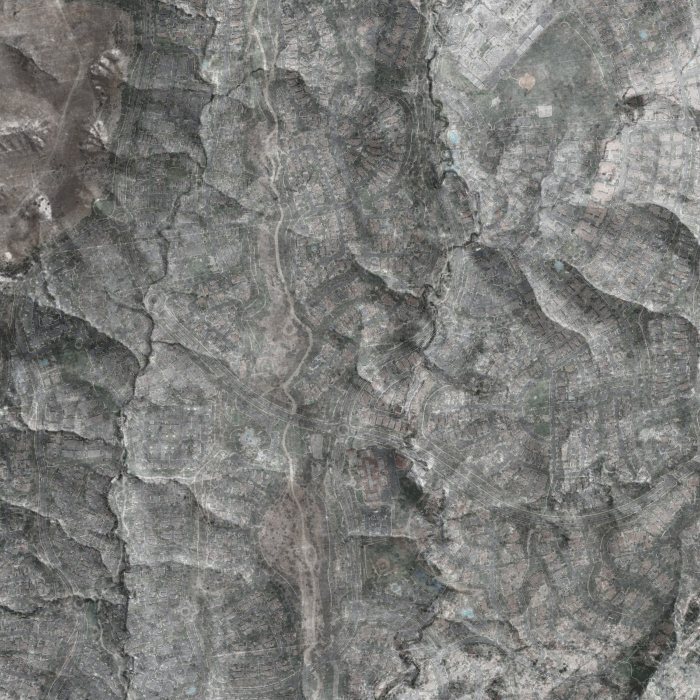
#> input picture research/ladera/imagery/ladera_blend.jpg, 1400 x 1400 px, given in place of 1937.jpg, which was not available (shown at 1/2 size)
$ python build_ladera_dip_bestguess.py
#> lines starting #> are read from the running program, lines starting #| are printed output that depends on the picture; pictures that were not available may be replaced by others from this repository, and a replacement may not be noted
#!/usr/bin/env python3
"""Ladera Ranch — best pre-development aerial (1937-38, 1.15 ft/px) + 2022, with a GRADED-INFERENCE
best-guess of where a cattle dip would most plausibly have stood. NO vat was ever found on the imagery
and NO soil has been tested; the markers are reasoned candidates (ranch-activity node + stock water
where cattle concentrate), NOT located facilities. See research/historical_imagery/README.md."""
import os, math
from PIL import Image, ImageDraw, ImageFont
ROOT=os.path.dirname(os.path.dirname(os.path.abspath(__file__)))
AER=os.path.join(ROOT,"research/historical_imagery/oc_aerials")
OUT=os.path.join(ROOT,"research/ladera/imagery/ladera_dip_bestguess_thennow.jpg")

# shared frame bbox (all OC frames rendered to this identical extent)
WLON,ELON,SLAT,NLAT=-117.68,-117.616,33.52,33.575
# tighter crop around Zone A / western Trabuco corridor where the candidates cluster
CW0,CE0,CS0,CN0=-117.675,-117.630,33.535,33.570

def F(sz,b=True):
    p="/System/Library/Fonts/Supplemental/Arial Bold.ttf" if b else "/System/Library/Fonts/Supplemental/Arial.ttf"
    try: return ImageFont.truetype(p,sz)
    except: return ImageFont.load_default()

# best-guess candidates: (label, lat, lon, kind, area_m2)  kind: node|water
CAND=[
 ("A", 33.55505,-117.65492,"node",0),        # C01 ranch-activity node (1937 structure) — PRIMARY
 ("B", 33.54394,-117.66132,"water",24745),    # C02 largest impoundment
 ("C", 33.54802,-117.65992,"water",4661),     # C05
 ("D", 33.54123,-117.66061,"water",12395),    # C03
 ("E", 33.55857,-117.65281,"water",9111),     # C04
]
NODE=(228,60,54); WATER=(70,190,235); CORE=(255,210,70)

def build_panel(fname, disp_w, title, subtitle):
#> called with fname = '1937.jpg', disp_w = 1500, title = '1937–38 · sharpest pre-development frame'
    im=Image.open(os.path.join(AER,fname)).convert("RGB"); W,H=im.size
#> in build_panel, im is the input picture: PIL image 1400x1400 RGB; mean R, G, B 124, 124.1, 121.5
#> after `W, H = im.size`: W = 1400; H = 1400
    def gx(lon): return (lon-WLON)/(ELON-WLON)*W
    def gy(lat): return (NLAT-lat)/(NLAT-SLAT)*H
    x0,x1=gx(CW0),gx(CE0); y0,y1=gy(CN0),gy(CS0)
#> after `x0, x1 = (gx(CW0), gx(CE0))`: x0 = 109.4; x1 = 1093.8
#> after `y0, y1 = (gy(CN0), gy(CS0))`: y0 = 127.3; y1 = 1018.2
    crop=im.crop((int(x0),int(y0),int(x1),int(y1))); cw,ch=crop.size
#> after `cw, ch = crop.size`: cw = 984; ch = 891
    s=disp_w/cw; disp_h=int(ch*s)
#> after `s = disp_w / cw`: s = 1.52
#> after `disp_h = int(ch * s)`: disp_h = 1358
    panel=crop.resize((disp_w,disp_h))
    dr=ImageDraw.Draw(panel,"RGBA")
    def px(lon,lat): return ((gx(lon)-x0)*s,(gy(lat)-y0)*s)
    # most-probable working core: dashed hull around node A + waters B,C,D (west corridor)
    core=[px(-117.65492,33.55505),px(-117.65281,33.55857),px(-117.65992,33.54802),
          px(-117.66132,33.54394),px(-117.66061,33.54123)]
    cx=sum(p[0] for p in core)/len(core); cy=sum(p[1] for p in core)/len(core)
#> after `cx = sum((p[0] for p in core)) / len(core)`: cx = 569.7
#> after `cy = sum((p[1] for p in core)) / len(core)`: cy = 800.8
    rr=max(math.hypot(p[0]-cx,p[1]-cy) for p in core)+42
#> rr = 437.8
    for a in range(0,360,9):
        x=cx+rr*math.cos(math.radians(a)); y=cy+rr*math.sin(math.radians(a))
        dr.ellipse([x-3,y-3,x+3,y+3],fill=CORE+(235,))
    # markers
    for lab,lat,lon,kind,area in CAND:
        x,y=px(lon,lat)
        if kind=="node":
            r=20
            dr.polygon([(x,y-r-6),(x+r+4,y),(x,y+r+6),(x-r-4,y)],fill=NODE+(235,),outline=(255,255,255))
            dr.text((x,y),lab,font=F(23),fill=(255,255,255),anchor="mm")
        else:
            r=int(11+ (area**0.5)/6.5)
            dr.ellipse([x-r,y-r,x+r,y+r],outline=WATER+(255,),width=5)
            dr.ellipse([x-r,y-r,x+r,y+r],fill=WATER+(70,))
            dr.text((x,y-r-14),lab,font=F(20),fill=(230,248,255),anchor="mm")
    # creek label along the corridor
    dr.text(px(-117.6685,33.560),"Trabuco Creek corridor",font=F(20,False),fill=(235,235,210),anchor="lm")
    # header
    dr.rectangle([0,0,disp_w,86],fill=(0,0,0,180))
    dr.text((20,14),title,font=F(30),fill=(255,255,255))
    dr.text((20,54),subtitle,font=F(18,False),fill=(210,220,232))
    return panel

left=build_panel("1937.jpg",1500,"1937–38 · sharpest pre-development frame","OC Survey aerial · 1.15 ft/px · open cattle rangeland (dipping ended ~1917)")
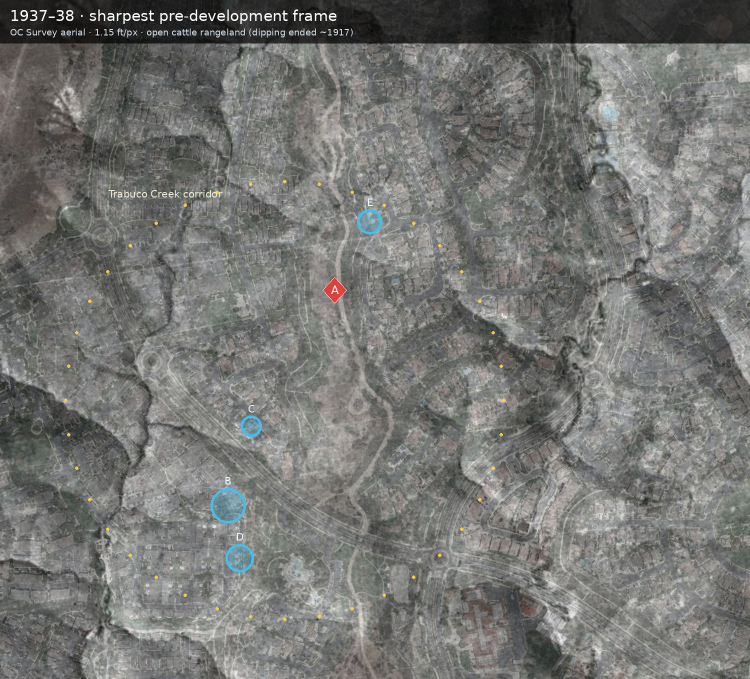
#> left: PIL image 1500x1358 RGB (shown at 1/2 size); mean R, G, B 116.7, 117.3, 114.8
right=build_panel("2022_modern.jpg",1500,"2022 · same ground today","OC 1-ft imagery · Ladera Ranch built out; west corridor kept as open space")
#> call 2 of build_panel, with fname = '2022_modern.jpg', disp_w = 1500, title = '2022 · same ground today'
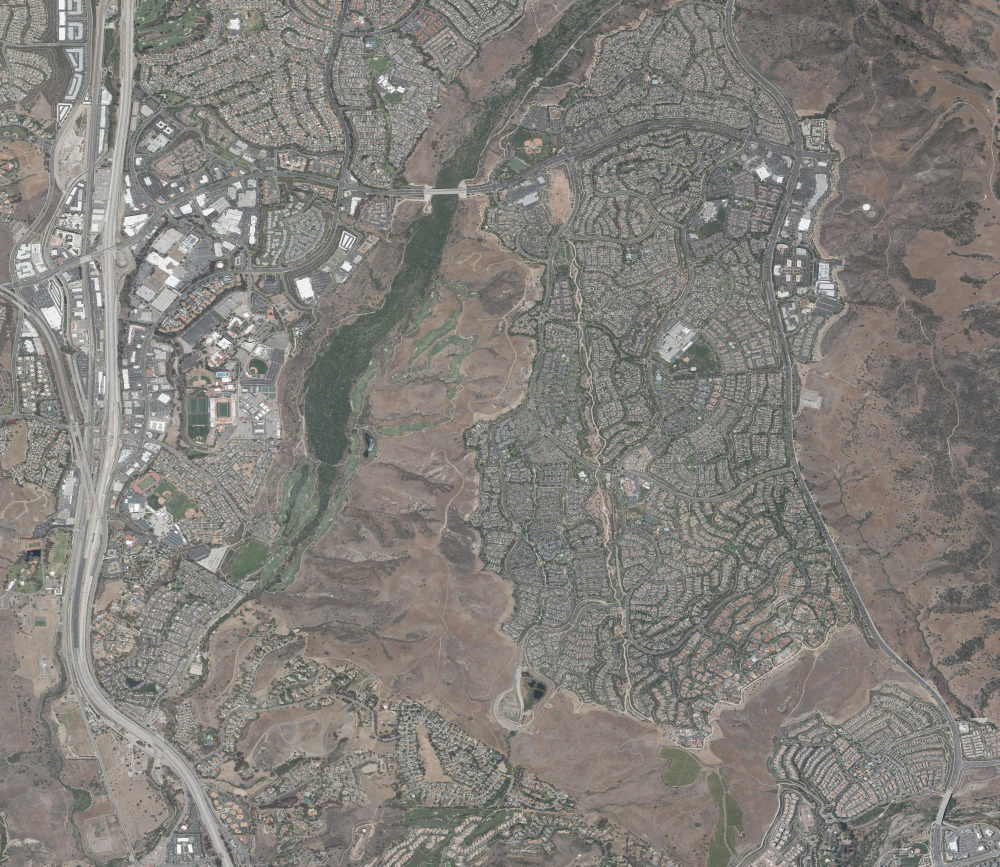
#> input picture research/historical_imagery/oc_aerials/2022_modern.jpg, 4000 x 3467 px (shown at 1/4 size)
#> in build_panel, im is the input picture: PIL image 4000x3467 RGB; mean R, G, B 130.6, 127.8, 122.9
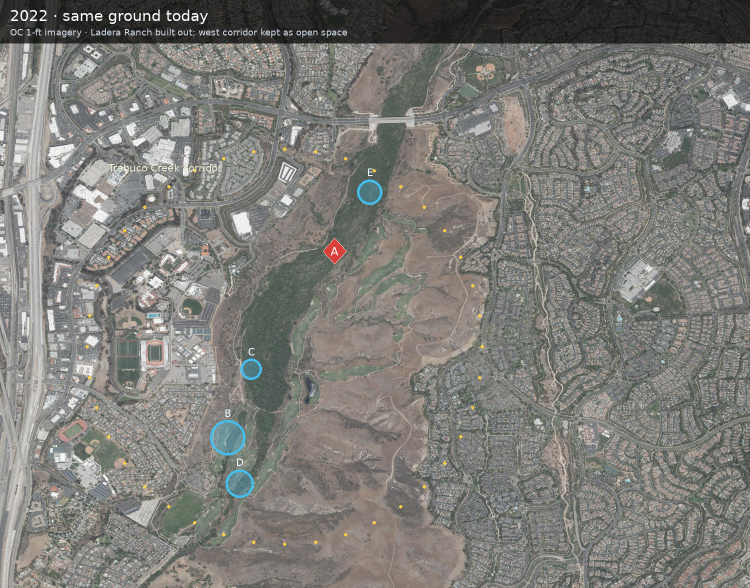
#> right: PIL image 1500x1176 RGB (shown at 1/2 size); mean R, G, B 125, 124.4, 120
# match heights
h=max(left.height,right.height)
#> h = 1358
def pad(p):
    if p.height==h: return p
    c=Image.new("RGB",(p.width,h),(15,17,20)); c.paste(p,(0,0)); return c
left,right=pad(left),pad(right)
#> in pad (call 2), `c = Image.new('RGB', (p.width, h), (15, 17, 20))`:
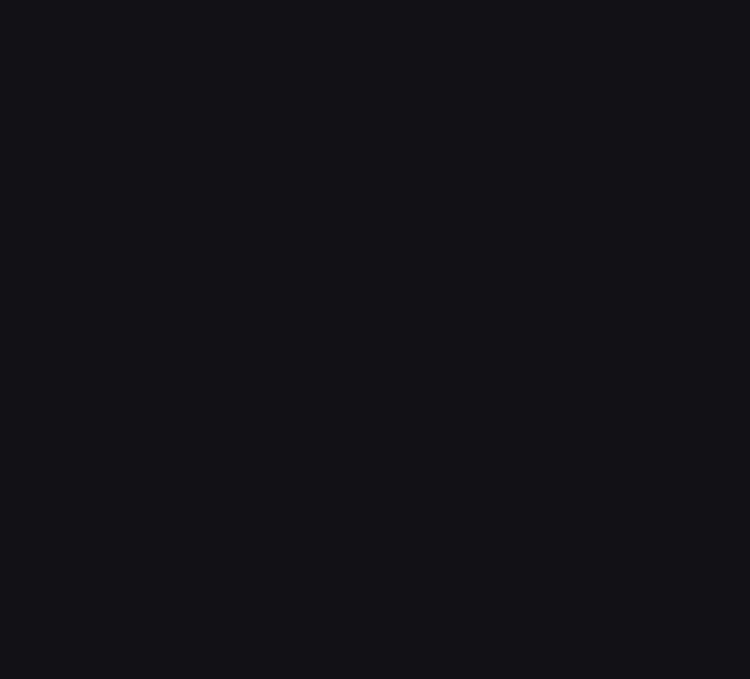
#> c: PIL image 1500x1358 RGB (shown at 1/2 size); mean R, G, B 15, 17, 20
#> in pad (call 2), `c.paste(p, (0, 0))`:
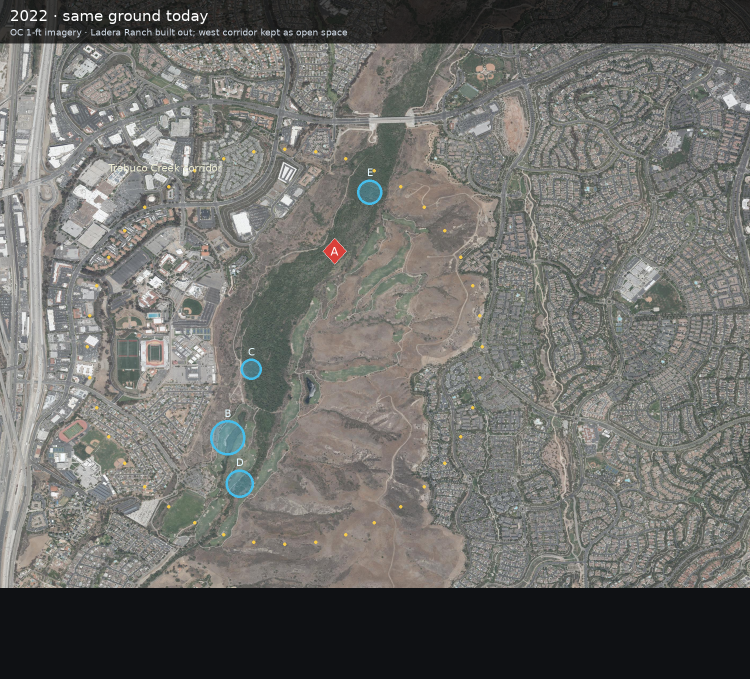
#> c: PIL image 1500x1358 RGB (shown at 1/2 size); mean R, G, B 110.3, 110, 106.6

GAP=18; TOP=118; BOT=150
W=left.width+right.width+GAP; Ht=h+TOP+BOT
#> after `W = left.width + right.width + GAP`: W = 3018
canvas=Image.new("RGB",(W,Ht),(20,22,26))
canvas.paste(left,(0,TOP)); canvas.paste(right,(left.width+GAP,TOP))
#> after `canvas.paste(left, (0, TOP))`:
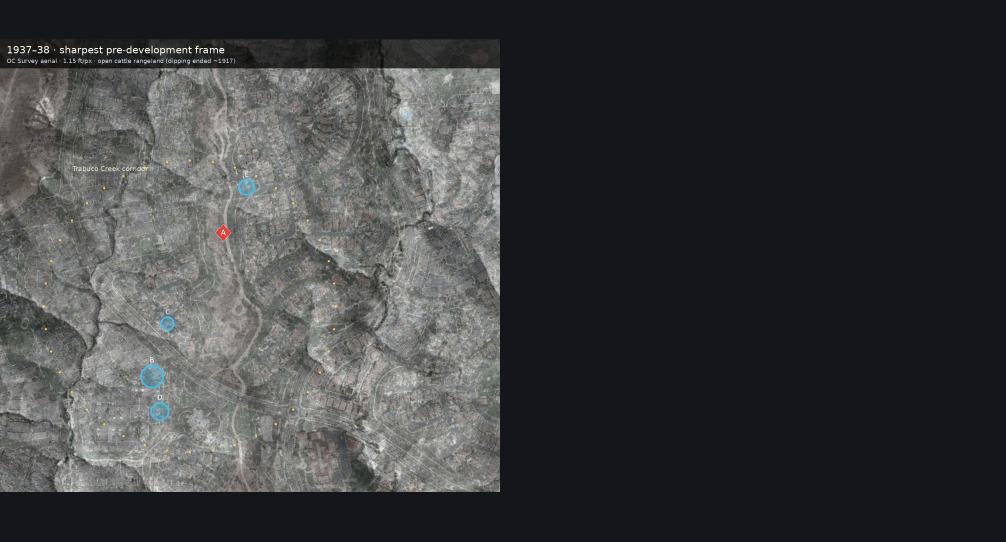
#> canvas: PIL image 3018x1626 RGB (shown at 1/3 size); mean R, G, B 60.1, 61.5, 62.9
dr=ImageDraw.Draw(canvas,"RGBA")
# master title
dr.text((22,20),"Ladera Ranch — where a cattle dip would most plausibly have stood",font=F(34),fill=(255,255,255))
dr.text((24,64),"GRADED INFERENCE (best guess) · No dip vat was found on any aerial 1929–2022 · No soil has been tested · These are reasoned candidates, NOT located facilities",
        font=F(17,False),fill=(255,200,170))
# legend (bottom)
ly=TOP+h+14
dr.rectangle([0,TOP+h,W,Ht],fill=(0,0,0,205))
lx=26
dr.polygon([(lx+14,ly+4),(lx+30,ly+18),(lx+14,ly+32),(lx-2,ly+18)],fill=NODE+(255,),outline=(255,255,255))
dr.text((lx+42,ly+18),"A  Ranch-activity node (only 1937 structure in Zone A) — the single strongest best-guess for a working/dip site",font=F(17,False),fill=(240,240,240),anchor="lm")
ly2=ly+40
dr.ellipse([lx+2,ly2+4,lx+30,ly2+32],outline=WATER+(255,),width=4); dr.ellipse([lx+2,ly2+4,lx+30,ly2+32],fill=WATER+(70,))
dr.text((lx+42,ly2+18),"B–E  Stock-water bodies (1968 survey) — cattle concentrate at water, so ranch working pens/vats tend to sit beside them",font=F(17,False),fill=(240,240,240),anchor="lm")
ly3=ly2+40
for i,a in enumerate(range(0,360,20)):
    x=lx+16+14*math.cos(math.radians(a)); y=ly3+18+14*math.sin(math.radians(a)); dr.ellipse([x-2,y-2,x+2,y+2],fill=CORE+(255,))
dr.text((lx+42,ly3+18),"Most-probable working core — the west Trabuco corridor (node + water clustered together). Endpoint everywhere: a soil arsenic test, not yet run.",font=F(17,False),fill=(240,240,240),anchor="lm")
canvas.save(OUT,quality=90)
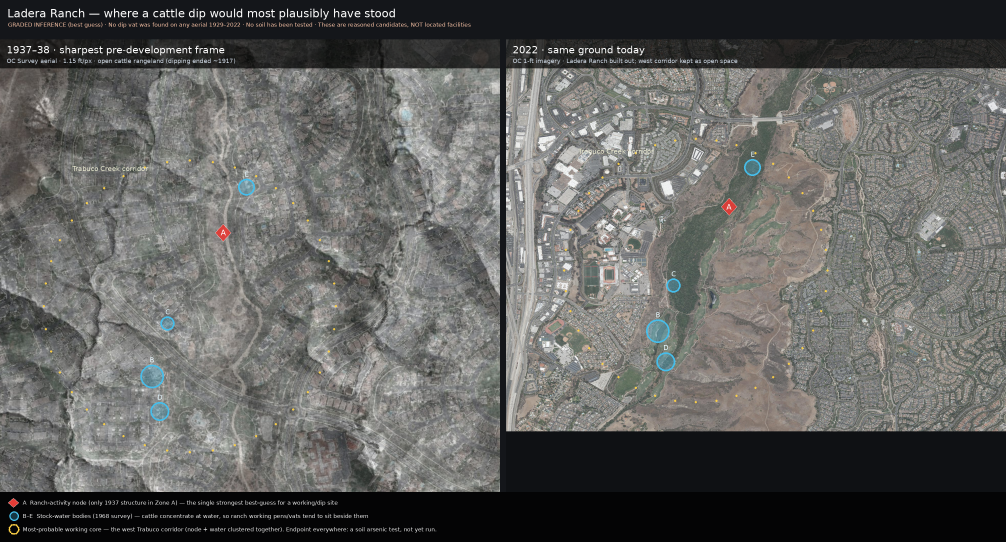
#> saved as ladera_dip_bestguess_thennow.jpg: PIL image 3018x1626 RGB (shown at 1/3 size); mean R, G, B 97.2, 97.4, 95.3
print("wrote",OUT,canvas.size)
#| wrote research/ladera/imagery/ladera_dip_bestguess_thennow.jpg (3018, 1626)
